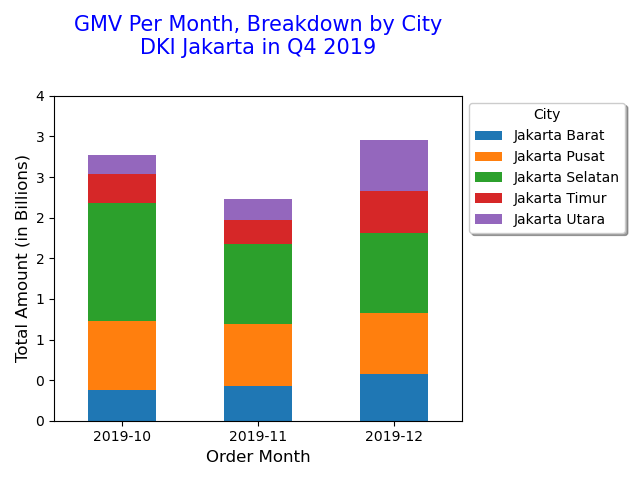

Write the Python code that produced this figure.
import datetime
import pandas as pd
import matplotlib.pyplot as plt
dataset = pd.read_csv('https://storage.googleapis.com/dqlab-dataset/retail_raw_reduced.csv')
dataset['order_month'] = dataset['order_date'].apply(lambda x: datetime.datetime.strptime(x, "%Y-%m-%d").strftime('%Y-%m'))
dataset['gmv'] = dataset['item_price']*dataset['quantity']
dataset_dki_q4 = dataset[(dataset['province']=='DKI Jakarta') & (dataset['order_month'] >= '2019-10')]

dataset_dki_q4.groupby(['order_month', 'city'])['gmv'].sum().sort_values(ascending=False).unstack().plot(kind='bar', stacked=True)
plt.title('GMV Per Month, Breakdown by City\nDKI Jakarta in Q4 2019', loc='center', pad=30, fontsize=15, color='blue')
plt.xlabel('Order Month', fontsize=12)
plt.ylabel('Total Amount (in Billions)', fontsize=12)
plt.legend(bbox_to_anchor=(1,1), shadow=True, ncol=1, title='City')
plt.ylim(ymin=0)
labels, locations = plt.yticks()
plt.yticks(labels, (labels/1000000000).astype(int))
plt.xticks(rotation=0)
plt.tight_layout()
plt.show()
